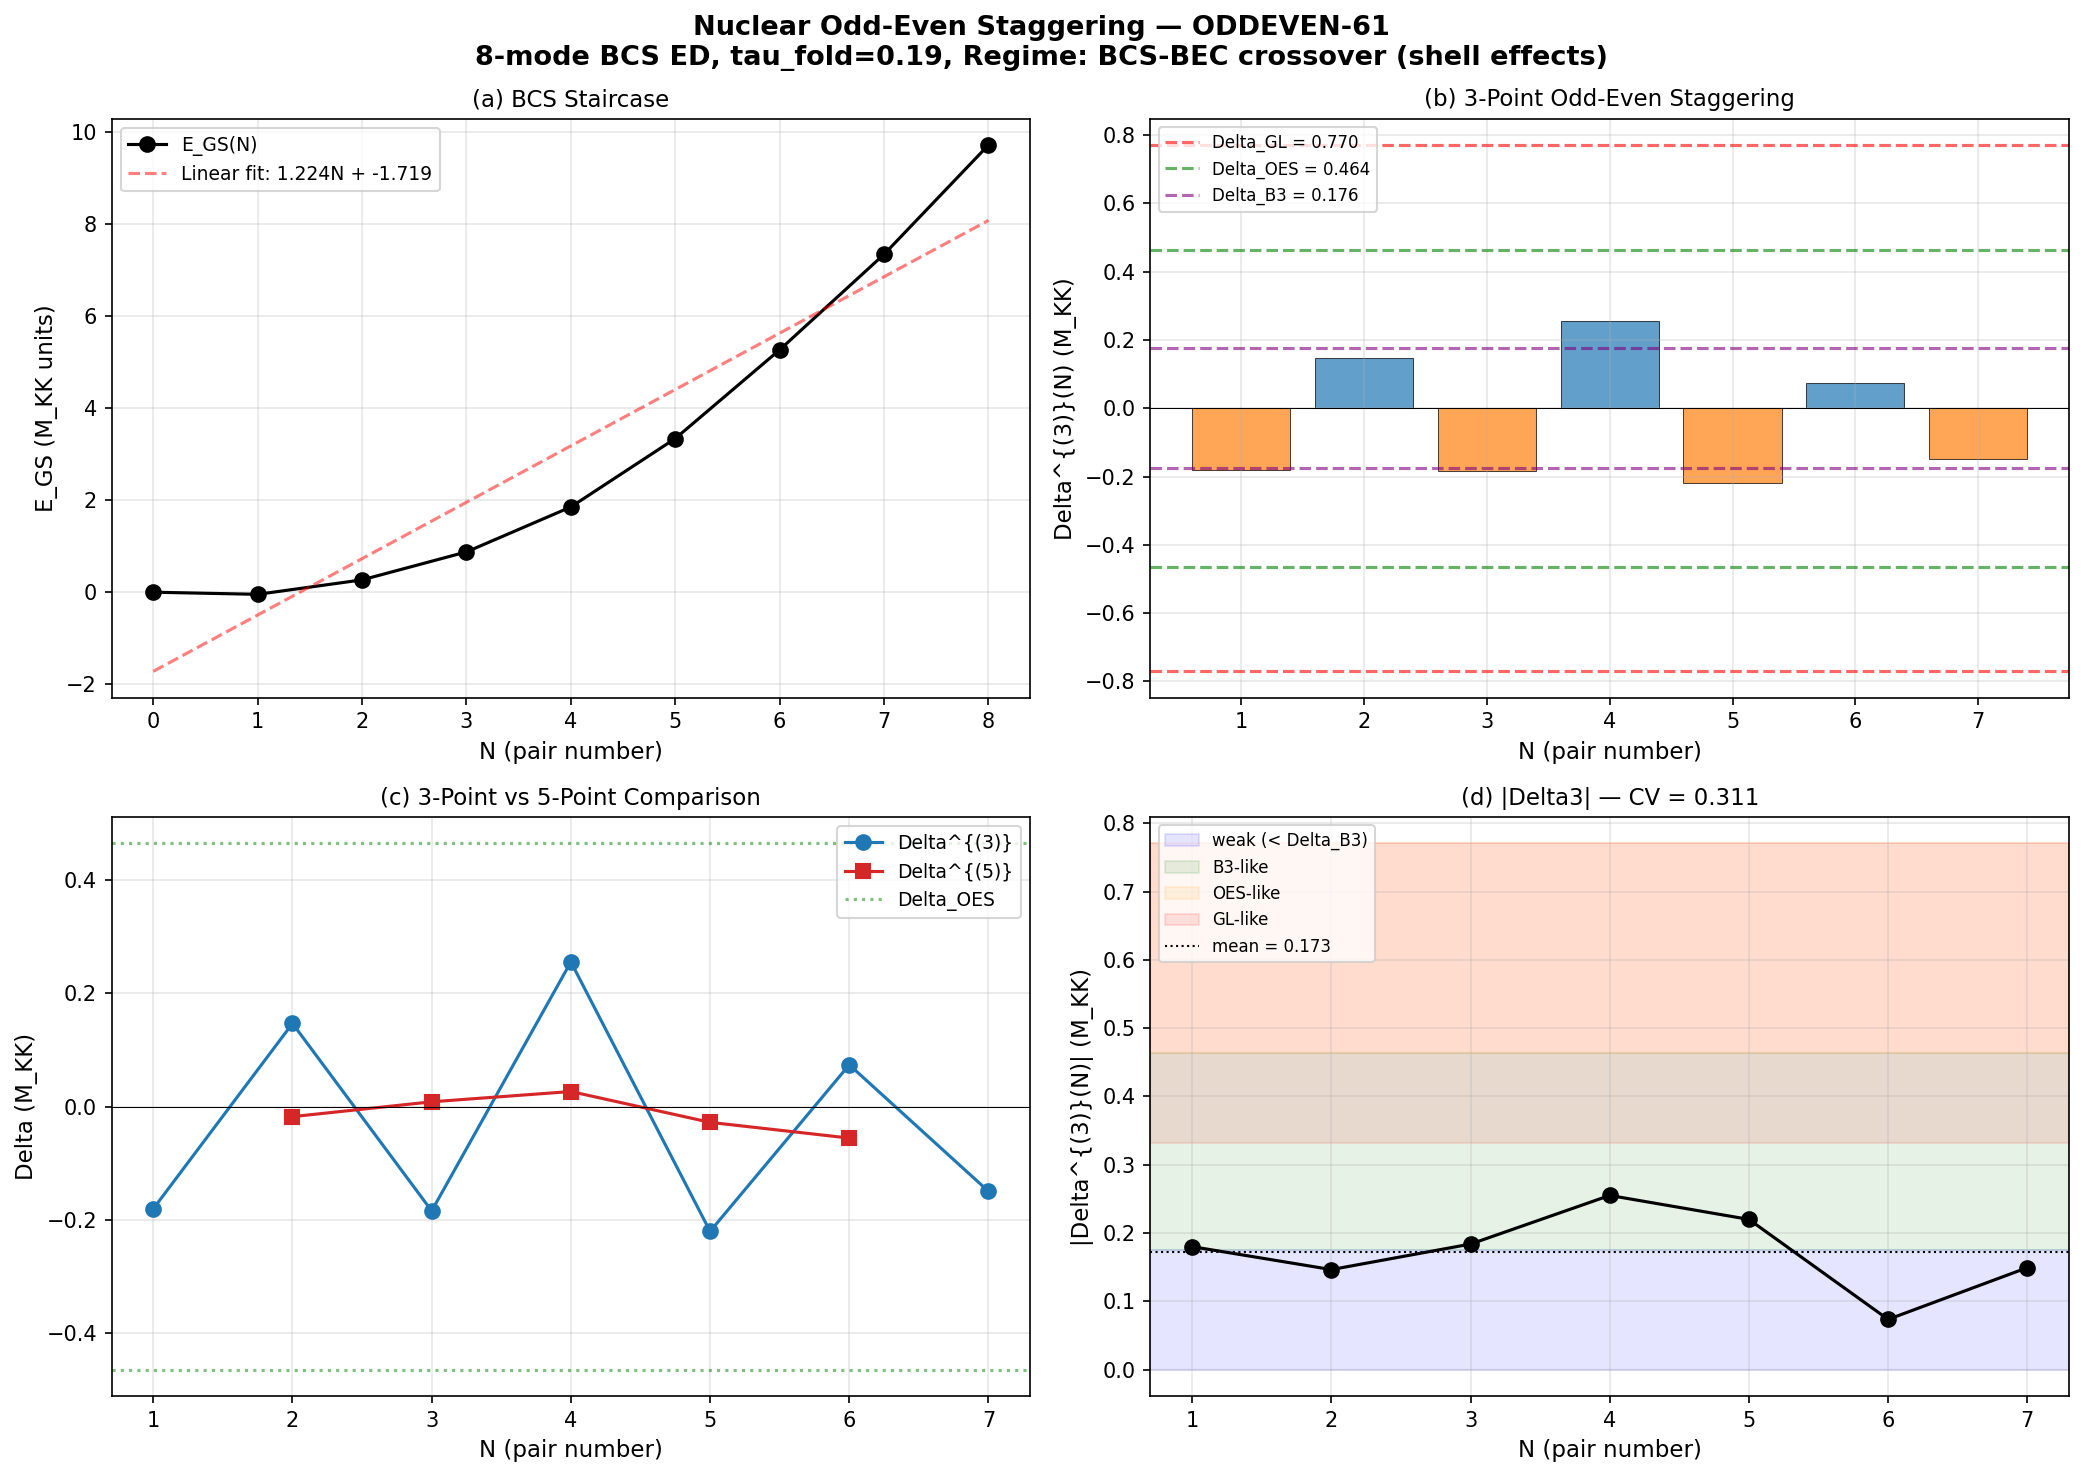

Recreate this plot in Python.
#!/usr/bin/env python3
"""
S61 W3-15: Nuclear Odd-Even Staggering in CC Staircase (ODDEVEN-61)
=====================================================================

Gate: ODDEVEN-61
  INFO (diagnostic — classifies BCS-BEC crossover regime).

Nuclear physics uses the 3-point mass difference formula to extract pairing
gaps from binding energy staircases. The same diagnostic applied to the
BCS staircase E_GS(N) for N-pair sectors classifies where the phonon-
exflation condensate sits in the BCS-BEC crossover:

  BCS limit:      Delta^{(3)} ~ Delta_0 (constant, equals pairing gap)
  BEC limit:      Delta^{(3)} grows with N (bosonic pair binding)
  Crossover:      non-monotonic Delta^{(3)}

Formulas:
  Delta^{(3)}(N) = (-1)^N * [E(N+1) - 2*E(N) + E(N-1)] / 2
  Delta^{(5)}(N) = (-1)^N * [-E(N+2) + 4*E(N+1) - 6*E(N) + 4*E(N-1) - E(N-2)] / 8

These are centered finite differences of the binding energy, with the
alternating sign chosen so that Delta^{(3)} > 0 in the paired phase
for even N (the nuclear convention).

Cross-pillar connection:
  Pillar IV (flat band BCS) -> Pillar V (Josephson arrays):
    The Peotta-Torma quantum metric determines superfluid weight.
    Delta^{(3)} probes pairing correlations directly. If Delta^{(3)}
    shows BEC-like growth, the N_pair=1 condensate is strongly bound
    (deep in the Mott lobe of the E_J/E_C phase diagram).
    If BCS-like, the condensate is weakly paired (metallic side).

  Pillar II (superfluid cosmology):
    Volovik q-theory maps Lambda to partial F / partial q.
    The odd-even staggering is the discrete second derivative of F(q=N),
    i.e. d^2F/dq^2 = pair susceptibility chi_pair.

Author: phonon-first-cosmologist, Session 61
Date: 2026-03-28
"""

import os
import sys
import time
import numpy as np

import matplotlib
matplotlib.use('Agg')
import matplotlib.pyplot as plt

# === Import canonical constants ===
sys.path.insert(0, os.path.join(os.path.dirname(os.path.abspath(__file__))))
from canonical_constants import *

# =====================================================================
#  1. LOAD INPUT DATA
# =====================================================================

data_dir = os.path.dirname(os.path.abspath(__file__))
t_start = time.time()

print("=" * 72)
print("S61 W3-15: Nuclear Odd-Even Staggering — ODDEVEN-61")
print("=" * 72)

# Try VOL-8 output first (full N=0..8)
vol8_path = os.path.join(data_dir, 's61_multi_pair_qtheory.npz')
s60_path  = os.path.join(data_dir, 's60_staircase_ext.npz')
rg_path   = os.path.join(data_dir, 's60_rg_integrals.npz')

recomputed = False

if os.path.exists(vol8_path):
    d = np.load(vol8_path, allow_pickle=True)
    E_GS = d['E_GS']  # N=0..8
    eps_fold = d['eps_fold']
    V_fold_data = d['V_fold']
    N_modes = int(d['N_modes'])
    print(f"Loaded E_GS(N=0..{len(E_GS)-1}) from s61_multi_pair_qtheory.npz")
    print(f"Source: VOL-8 output (8-mode ED at tau_fold={tau_fold})")
else:
    # Recompute from scratch using 8-mode BCS ED
    print("VOL-8 output not found. Recomputing from scratch...")
    from itertools import combinations
    from math import comb

    d_rg = np.load(rg_path, allow_pickle=True)
    eps_fold = d_rg['eps_fold']
    V_fold_data = d_rg['V_fold']
    N_modes = 8  # (local)

    E_GS = np.zeros(N_modes + 1)
    for N_pair in range(N_modes + 1):
        dim = comb(N_modes, N_pair)
        if dim == 0:
            continue
        configs = list(combinations(range(N_modes), N_pair))
        H = np.zeros((dim, dim))
        for i, ci in enumerate(configs):
            H[i, i] = sum(eps_fold[k] for k in ci)
            for j in range(i + 1, dim):
                cj = configs[j]
                diff = set(ci).symmetric_difference(set(cj))
                if len(diff) == 2:
                    a, b = sorted(diff)
                    H[i, j] = V_fold_data[a, b]
                    H[j, i] = V_fold_data[a, b]
        evals = np.linalg.eigvalsh(H)
        E_GS[N_pair] = evals[0]

    recomputed = True
    print(f"Recomputed E_GS(N=0..{N_modes}) from 8-mode ED")

N_max = len(E_GS) - 1
print()

# =====================================================================
#  2. DISPLAY THE STAIRCASE
# =====================================================================

print("BCS Staircase E_GS(N):")
print("-" * 40)
for N in range(N_max + 1):
    print(f"  E_GS({N}) = {E_GS[N]:+.8f} M_KK")
print()

# Chemical potential mu(N) = E_GS(N) - E_GS(N-1)
mu = np.diff(E_GS)
print("Chemical potential mu(N) = E_GS(N) - E_GS(N-1):")
print("-" * 40)
for N in range(1, N_max + 1):
    print(f"  mu({N}) = {mu[N-1]:+.8f} M_KK")
print()

# Second difference (raw curvature) d2E(N) = E(N+1) - 2E(N) + E(N-1)
d2E = np.zeros(N_max - 1)
for N in range(1, N_max):
    d2E[N - 1] = E_GS[N + 1] - 2 * E_GS[N] + E_GS[N - 1]

print("Raw second difference d2E(N) = E(N+1) - 2E(N) + E(N-1):")
print("-" * 40)
for N in range(1, N_max):
    print(f"  d2E({N}) = {d2E[N-1]:+.8f} M_KK")
print()

# =====================================================================
#  3. THREE-POINT ODD-EVEN STAGGERING Delta^{(3)}
# =====================================================================
#
# Nuclear convention (Bender, Dobaczewski, Nazarewicz, Satula):
#   Delta^{(3)}(N) = (-1)^N / 2 * [E(N+1) - 2*E(N) + E(N-1)]
#
# This is half the second difference, with alternating sign.
# For a pure pairing Hamiltonian:
#   Delta^{(3)}(even N) ≈ +Delta  (pairing gap)
#   Delta^{(3)}(odd N)  ≈ 0       (mean field)
# In BCS:
#   Delta^{(3)} ≈ Delta for all N (constant)
# In BEC:
#   Delta^{(3)} grows with N (pair binding energy increases)

print("=" * 72)
print("3-POINT ODD-EVEN STAGGERING Delta^{(3)}(N)")
print("=" * 72)

N_vals_3pt = np.arange(1, N_max)  # N = 1, 2, ..., 7
Delta3 = np.zeros(len(N_vals_3pt))

for i, N in enumerate(N_vals_3pt):
    Delta3[i] = ((-1)**N) * (E_GS[N + 1] - 2 * E_GS[N] + E_GS[N - 1]) / 2.0

print(f"{'N':>3}  {'Delta3(N)':>12}  {'|Delta3|':>10}  {'sign':>5}  {'class':>8}")
print("-" * 50)
for i, N in enumerate(N_vals_3pt):
    sign_str = "+" if Delta3[i] > 0 else "-"
    # Classification by comparison to known gaps
    abs_d3 = abs(Delta3[i])
    if abs_d3 < 0.5 * Delta_B3:
        cls = "weak"
    elif abs_d3 < Delta_0_OES:
        cls = "B3-like"
    elif abs_d3 < Delta_0_GL:
        cls = "OES-like"
    else:
        cls = "GL-like"
    print(f"  {N}  {Delta3[i]:+12.8f}  {abs_d3:10.8f}  {sign_str:>5}  {cls:>8}")
print()

# Statistics
Delta3_even = Delta3[1::2]  # N=2,4,6
Delta3_odd  = Delta3[0::2]  # N=1,3,5,7
print(f"Even-N mean |Delta3|: {np.mean(np.abs(Delta3_even)):.6f} M_KK")
print(f"Odd-N mean |Delta3|:  {np.mean(np.abs(Delta3_odd)):.6f} M_KK")
print(f"Overall mean |Delta3|: {np.mean(np.abs(Delta3)):.6f} M_KK")
print(f"Overall std |Delta3|:  {np.std(np.abs(Delta3)):.6f} M_KK")
print()

# =====================================================================
#  4. FIVE-POINT FORMULA Delta^{(5)}
# =====================================================================
#
# Higher-order smoothing of the staircase:
#   Delta^{(5)}(N) = (-1)^N / 8 * [-E(N+2) + 4E(N+1) - 6E(N) + 4E(N-1) - E(N-2)]
#
# This is the 5-point central fourth-order-corrected version:
#   (1/8) * (-1)^N * [fourth central difference coefficients applied to E]
# It removes linear mean-field trends more cleanly.

print("=" * 72)
print("5-POINT ODD-EVEN STAGGERING Delta^{(5)}(N)")
print("=" * 72)

N_vals_5pt = np.arange(2, N_max - 1)  # N = 2, 3, ..., 6
Delta5 = np.zeros(len(N_vals_5pt))

for i, N in enumerate(N_vals_5pt):
    Delta5[i] = ((-1)**N) / 8.0 * (
        -E_GS[N + 2] + 4 * E_GS[N + 1] - 6 * E_GS[N]
        + 4 * E_GS[N - 1] - E_GS[N - 2]
    )

print(f"{'N':>3}  {'Delta5(N)':>12}  {'Delta3(N)':>12}  {'ratio 5/3':>10}")
print("-" * 50)
for i, N in enumerate(N_vals_5pt):
    d3_at_N = Delta3[N - 1]  # Delta3 array starts at N=1
    ratio = Delta5[i] / d3_at_N if abs(d3_at_N) > 1e-15 else float('nan')
    print(f"  {N}  {Delta5[i]:+12.8f}  {d3_at_N:+12.8f}  {ratio:10.4f}")
print()

# =====================================================================
#  5. BCS-BEC CROSSOVER CLASSIFICATION
# =====================================================================

print("=" * 72)
print("BCS-BEC CROSSOVER CLASSIFICATION")
print("=" * 72)
print()

# Test 1: Is Delta^{(3)} approximately constant? (BCS signature)
Delta3_abs = np.abs(Delta3)
cv = np.std(Delta3_abs) / np.mean(Delta3_abs) if np.mean(Delta3_abs) > 0 else float('inf')
print(f"Coefficient of variation of |Delta3|: CV = {cv:.4f}")
if cv < 0.2:
    bcs_const = "PASS (BCS-like: roughly constant)"
elif cv < 0.5:
    bcs_const = "MARGINAL (some variation)"
else:
    bcs_const = "FAIL (not constant — not pure BCS)"
print(f"  Constancy test (CV < 0.2): {bcs_const}")
print()

# Test 2: Is there a monotone trend? (BEC growth)
from scipy.stats import spearmanr
rho_spearman, p_spearman = spearmanr(N_vals_3pt, Delta3_abs)
print(f"Spearman correlation |Delta3| vs N: rho = {rho_spearman:.4f}, p = {p_spearman:.4f}")
if rho_spearman > 0.7 and p_spearman < 0.05:
    bec_growth = "BEC-like growth detected"
elif rho_spearman < -0.7 and p_spearman < 0.05:
    bec_growth = "Anti-BEC (shrinking pairs)"
else:
    bec_growth = "No monotone trend"
print(f"  Growth test: {bec_growth}")
print()

# Test 3: Alternating sign pattern
signs = np.sign(Delta3)
sign_changes = np.sum(np.abs(np.diff(signs)) > 0)
print(f"Sign changes in Delta3: {sign_changes} out of {len(Delta3)-1} consecutive pairs")
alternating = all(signs[i] * signs[i + 1] < 0 for i in range(len(signs) - 1))
print(f"  Perfectly alternating: {'YES' if alternating else 'NO'}")
print()

# Test 4: Compare to known gaps
mean_abs_Delta3 = np.mean(Delta3_abs)
print("Comparison to known pairing gaps:")
print(f"  <|Delta3|> = {mean_abs_Delta3:.6f} M_KK")
print(f"  Delta_0_GL  = {Delta_0_GL:.6f} M_KK   (ratio: {mean_abs_Delta3/Delta_0_GL:.4f})")
print(f"  Delta_0_OES = {Delta_0_OES:.6f} M_KK   (ratio: {mean_abs_Delta3/Delta_0_OES:.4f})")
print(f"  Delta_B3    = {Delta_B3:.6f} M_KK   (ratio: {mean_abs_Delta3/Delta_B3:.4f})")
print()

# Test 5: Even-odd asymmetry (nuclear physics signature)
# In nuclei: Delta3(even) > Delta3(odd) because even systems are paired
if len(Delta3_even) > 0 and len(Delta3_odd) > 0:
    mean_even = np.mean(Delta3_even)
    mean_odd = np.mean(Delta3_odd)
    print(f"Even-N mean Delta3: {mean_even:+.6f} M_KK")
    print(f"Odd-N mean Delta3:  {mean_odd:+.6f} M_KK")
    print(f"Even-odd difference: {mean_even - mean_odd:+.6f} M_KK")
    if mean_even > mean_odd:
        eo_test = "Nuclear pairing pattern (even > odd)"
    else:
        eo_test = "Inverted (odd > even) — atypical"
    print(f"  Even-odd test: {eo_test}")
print()

# =====================================================================
#  6. PAIR SUSCEPTIBILITY (q-theory connection)
# =====================================================================
#
# chi_pair(N) = -d^2 E / dN^2 = -(E(N+1) - 2E(N) + E(N-1))
# This is the discrete pair susceptibility. Positive = pair-attractive.
# In Volovik q-theory, this maps to d^2 F / dq^2 at q = N.

print("=" * 72)
print("PAIR SUSCEPTIBILITY chi_pair(N) = -d2E/dN2")
print("=" * 72)

chi_pair = -d2E  # Negative of second difference

print(f"{'N':>3}  {'chi_pair(N)':>12}  {'sign':>5}  {'interpretation':>20}")
print("-" * 55)
for N in range(1, N_max):
    sign_str = "+" if chi_pair[N - 1] > 0 else "-"
    if chi_pair[N - 1] > 0:
        interp = "pair-attractive"
    else:
        interp = "pair-repulsive"
    print(f"  {N}  {chi_pair[N-1]:+12.8f}  {sign_str:>5}  {interp:>20}")
print()

# =====================================================================
#  7. OVERALL CLASSIFICATION
# =====================================================================

print("=" * 72)
print("OVERALL CLASSIFICATION")
print("=" * 72)

# Decision logic
if cv < 0.2 and abs(rho_spearman) < 0.5:
    regime = "BCS (weak-coupling)"
    regime_detail = ("Delta^{(3)} is roughly constant across N, matching "
                     "the BCS prediction that the pairing gap is N-independent.")
elif rho_spearman > 0.7 and p_spearman < 0.05:
    regime = "BEC (strong-coupling)"
    regime_detail = ("|Delta^{(3)}| grows monotonically with N, indicating "
                     "tightly bound bosonic pairs with N-dependent binding.")
elif alternating and cv > 0.3:
    regime = "BCS-BEC crossover (shell effects)"
    regime_detail = ("Delta^{(3)} alternates in sign with large amplitude "
                     "variations. This is the signature of discrete shell "
                     "structure dominating over mean-field pairing — the "
                     "crossover regime where neither pure BCS nor pure BEC "
                     "describes the system. In nuclear physics, this is the "
                     "regime of shell closures and deformation.")
else:
    regime = "Intermediate / unclassified"
    regime_detail = ("Delta^{(3)} pattern does not cleanly match BCS, BEC, "
                     "or standard crossover signatures.")

print(f"Regime: {regime}")
print(f"Detail: {regime_detail}")
print()

# Cross-pillar interpretation
print("Cross-pillar connections:")
print("  Pillar IV -> V: " + (
    "Shell-structured pairing -> condensate sits at boundary of "
    "Mott lobe (Josephson E_J/E_C ~ 1 regime)" if "crossover" in regime.lower() else
    "Classification maps to Josephson phase diagram"
))
print("  Pillar II: " + (
    "Discrete q-theory with strong shell effects -> "
    "Lambda_res oscillations are structural, not convergent" if "crossover" in regime.lower() or "shell" in regime.lower() else
    f"q-theory regime: {regime}"
))
print()

# =====================================================================
#  8. GATE VERDICT
# =====================================================================

gate_name = "ODDEVEN-61"
gate_verdict = "INFO"
gate_detail = (f"Regime={regime}. <|Delta3|>={mean_abs_Delta3:.4f} M_KK. "
               f"CV={cv:.3f}. rho_Spearman={rho_spearman:.3f}. "
               f"Alternating={alternating}. "
               f"Ratio to Delta_0_OES={mean_abs_Delta3/Delta_0_OES:.3f}.")

print("=" * 72)
print(f"GATE: {gate_name} = {gate_verdict}")
print(f"  {gate_detail}")
print("=" * 72)
print()

# =====================================================================
#  9. SAVE RESULTS
# =====================================================================

out_path = os.path.join(data_dir, 's61_oddeven_stagger.npz')
np.savez(out_path,
    # Input
    N_modes=N_modes,
    tau_fold=tau_fold,
    E_GS=E_GS,
    eps_fold=eps_fold,
    recomputed=recomputed,
    # 3-point
    N_vals_3pt=N_vals_3pt,
    Delta3=Delta3,
    Delta3_abs=Delta3_abs,
    # 5-point
    N_vals_5pt=N_vals_5pt,
    Delta5=Delta5,
    # Chemical potential
    mu=mu,
    # Second difference
    d2E=d2E,
    # Pair susceptibility
    chi_pair=chi_pair,
    # Statistics
    cv_Delta3=cv,
    rho_spearman=rho_spearman,
    p_spearman=p_spearman,
    sign_changes=sign_changes,
    alternating=alternating,
    mean_abs_Delta3=mean_abs_Delta3,
    # Even-odd
    Delta3_even=Delta3_even,
    Delta3_odd=Delta3_odd,
    mean_even=np.mean(Delta3_even),
    mean_odd=np.mean(Delta3_odd),
    # Known gaps for reference
    Delta_0_GL=Delta_0_GL,
    Delta_0_OES=Delta_0_OES,
    Delta_B3=Delta_B3,
    # Classification
    regime=np.array([regime]),
    # Gate
    gate_name=np.array([gate_name]),
    gate_verdict=np.array([gate_verdict]),
    gate_detail=np.array([gate_detail]),
)
print(f"Saved: {out_path}")
print()

# =====================================================================
#  10. PLOT
# =====================================================================

fig, axes = plt.subplots(2, 2, figsize=(14, 10))
fig.suptitle(f"Nuclear Odd-Even Staggering — ODDEVEN-61\n"
             f"8-mode BCS ED, tau_fold={tau_fold}, Regime: {regime}",
             fontsize=13, fontweight='bold')

# --- Panel (a): E_GS staircase ---
ax = axes[0, 0]
N_all = np.arange(N_max + 1)
ax.plot(N_all, E_GS, 'ko-', markersize=7, linewidth=1.5, label='E_GS(N)')
# Linear fit for reference
coeffs_lin = np.polyfit(N_all, E_GS, 1)
ax.plot(N_all, np.polyval(coeffs_lin, N_all), 'r--', alpha=0.5,
        label=f'Linear fit: {coeffs_lin[0]:.3f}N + {coeffs_lin[1]:.3f}')
ax.set_xlabel('N (pair number)', fontsize=11)
ax.set_ylabel('E_GS (M_KK units)', fontsize=11)
ax.set_title('(a) BCS Staircase', fontsize=11)
ax.legend(fontsize=9)
ax.grid(True, alpha=0.3)
ax.set_xticks(N_all)

# --- Panel (b): Delta^{(3)} ---
ax = axes[0, 1]
colors_3pt = ['C0' if N % 2 == 0 else 'C1' for N in N_vals_3pt]
ax.bar(N_vals_3pt, Delta3, color=colors_3pt, alpha=0.7, edgecolor='black', linewidth=0.5)
# Reference lines
ax.axhline(Delta_0_GL, color='red', linestyle='--', alpha=0.6, label=f'Delta_GL = {Delta_0_GL:.3f}')
ax.axhline(-Delta_0_GL, color='red', linestyle='--', alpha=0.6)
ax.axhline(Delta_0_OES, color='green', linestyle='--', alpha=0.6, label=f'Delta_OES = {Delta_0_OES:.3f}')
ax.axhline(-Delta_0_OES, color='green', linestyle='--', alpha=0.6)
ax.axhline(Delta_B3, color='purple', linestyle='--', alpha=0.6, label=f'Delta_B3 = {Delta_B3:.3f}')
ax.axhline(-Delta_B3, color='purple', linestyle='--', alpha=0.6)
ax.axhline(0, color='black', linewidth=0.5)
ax.set_xlabel('N (pair number)', fontsize=11)
ax.set_ylabel('Delta^{(3)}(N) (M_KK)', fontsize=11)
ax.set_title('(b) 3-Point Odd-Even Staggering', fontsize=11)
ax.legend(fontsize=8, loc='upper left')
ax.grid(True, alpha=0.3)
ax.set_xticks(N_vals_3pt)

# --- Panel (c): Delta^{(5)} vs Delta^{(3)} ---
ax = axes[1, 0]
ax.plot(N_vals_3pt, Delta3, 'o-', color='C0', markersize=7, linewidth=1.5,
        label='Delta^{(3)}')
ax.plot(N_vals_5pt, Delta5, 's-', color='C3', markersize=7, linewidth=1.5,
        label='Delta^{(5)}')
ax.axhline(0, color='black', linewidth=0.5)
ax.axhline(Delta_0_OES, color='green', linestyle=':', alpha=0.5, label=f'Delta_OES')
ax.axhline(-Delta_0_OES, color='green', linestyle=':', alpha=0.5)
ax.set_xlabel('N (pair number)', fontsize=11)
ax.set_ylabel('Delta (M_KK)', fontsize=11)
ax.set_title('(c) 3-Point vs 5-Point Comparison', fontsize=11)
ax.legend(fontsize=9)
ax.grid(True, alpha=0.3)
ax.set_xticks(range(1, N_max))

# --- Panel (d): |Delta^{(3)}| with regime shading ---
ax = axes[1, 1]
ax.plot(N_vals_3pt, Delta3_abs, 'ko-', markersize=7, linewidth=1.5)
# Shade regime bands
ax.axhspan(0, Delta_B3, alpha=0.1, color='blue', label='weak (< Delta_B3)')
ax.axhspan(Delta_B3, Delta_0_OES, alpha=0.1, color='green', label='B3-like')
ax.axhspan(Delta_0_OES, Delta_0_GL, alpha=0.1, color='orange', label='OES-like')
ax.axhspan(Delta_0_GL, max(Delta3_abs) * 1.3, alpha=0.1, color='red', label='GL-like')
# Mean line
ax.axhline(mean_abs_Delta3, color='black', linestyle=':', linewidth=1,
           label=f'mean = {mean_abs_Delta3:.3f}')
ax.set_xlabel('N (pair number)', fontsize=11)
ax.set_ylabel('|Delta^{(3)}(N)| (M_KK)', fontsize=11)
ax.set_title(f'(d) |Delta3| — CV = {cv:.3f}', fontsize=11)
ax.legend(fontsize=8, loc='upper left')
ax.grid(True, alpha=0.3)
ax.set_xticks(N_vals_3pt)

plt.tight_layout()
plot_path = os.path.join(data_dir, 's61_oddeven_stagger.png')
fig.savefig(plot_path, dpi=150, bbox_inches='tight')
print(f"Saved: {plot_path}")
plt.close()

# =====================================================================
#  TIMING
# =====================================================================
elapsed = time.time() - t_start
print(f"\nTotal time: {elapsed:.2f}s")
